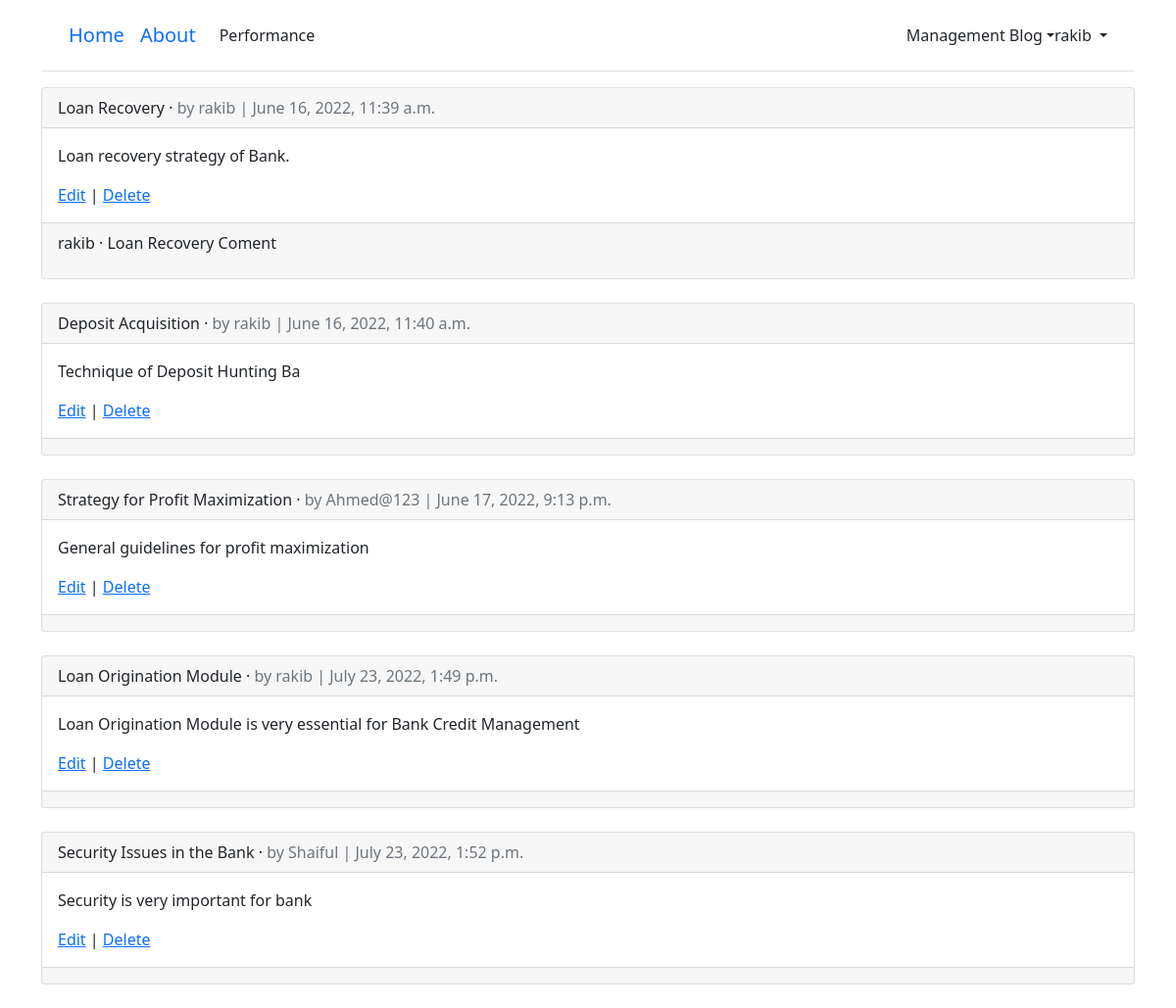
The page /articles/ (signed in) on the database its author committed.
### users/models.py (models this page shows)
class CustomUser(AbstractUser):
	age = models.PositiveIntegerField(null=True, blank=True)

### articles/models.py (models this page shows, shortened)
class Article(models.Model):
	title = models.CharField(max_length=255)
	body = models.TextField()
	date = models.DateTimeField(auto_now_add=True)
	author = models.ForeignKey(
	get_user_model(),
	on_delete=models.CASCADE,
	)

class Comment(models.Model): # new
	article = models.ForeignKey(Article,
	on_delete=models.CASCADE,
	related_name='comments', # new
	)
	comment = models.CharField(max_length=140)
	author = models.ForeignKey(
	get_user_model(),
	on_delete=models.CASCADE,
	)
	def __str__(self):
		return self.comment

### articles/views.py (the view)
# urls.py: path('', ArticleListView.as_view(), name='article_list'),
class ArticleListView(LoginRequiredMixin, ListView): # new
	model = Article
	template_name = 'article_list.html'
	login_url = 'login' # new

### templates/article_list.html (shortened to what this page needs)
{% extends 'base.html' %}
{% block content %}
{% for article in object_list %}
	<div class="card">
	<div class="card-header">
		<span class="font-weight-bold">{{ article.title }}</span> &middot;
		<span class="text-muted">by {{ article.author }} |
		{{ article.date }}</span>
	</div>
	<div class="card-body">
	<p>{{ article.body }}</p>
	<a href="{% url 'article_edit' article.pk %}">Edit</a> |
	<a href="{% url 'article_delete' article.pk %}">Delete</a>
	</div>
	<div class="card-footer">
{% for comment in article.comments.all %}
<p>
<span class="font-weight-bold">{{ comment.author }} &middot;</span>
{{ comment }}
</p>
{% endfor %}
</div>
</div>
<br />
{% endfor %}
{% endblock content %}

### templates/base.html (shortened to what this page needs)
<!DOCTYPE html>
{% load static %}
<html>
<head>
  <link href="{% static 'css/base.css' %}" rel="stylesheet">
  <link href="https://cdn.jsdelivr.net/npm/bootstrap@5.1.3/dist/css/bootstrap.min.css"
  rel="stylesheet">
</head>
<body>
  <div class="container">
    <header class="p-3 mb-3 border-bottom">
      <div class="container">
	     <div class="d-flex flex-wrap align-items-center justify-content-center
          justify-content-lg-start">
          <a class="navbar-brand" href="{% url 'home' %}">Home</a>
          <a class="navbar-brand" href="{% url 'about' %}">About</a>
		  <ul class="nav col-12 col-lg-auto me-lg-auto mb-2 justify-content-center mb-md-0">
			{% if user.is_authenticated %}
			<li><a href="{% url 'chart' %}" class="nav-link px-2 link-dark">Performance</a></li>
          </ul>
		  <a href="#" class="a-block link-dark text-decoration-none dropdown-toggle"
              id="dropdownUser1" data-bs-toggle="dropdown" aria-expanded="false">Management Blog</a>
		 <div class="dropdown text-end">
            <a href="#" class="d-block link-dark text-decoration-none dropdown-toggle"
              id="dropdownUser1" data-bs-toggle="dropdown" aria-expanded="false">
              {{ user.username }}
            </a>
          </div>
          {% else %}
          </ul>
          <div class="text-end">
            <a href="{% url 'login' %}" class="btn btn-outline-primary me-2">Log In</a>
            <a href="{% url 'signup' %}" class="btn btn-primary">Sign Up</a>
          </div>
          {% endif %}
        </div>
      </div>
    </header>
    <main>
      {% block content %}
      {% endblock content %}
    </main>
  </div>
</body>
</html>

### rows shown on the page
CustomUser: username "rakib"
Article: title "Loan Recovery", author "rakib", date "June 16, 2022, 11:39 a.m.", body "Loan recovery strategy of Bank."
Comment: author "rakib", comment "Loan Recovery Coment"
Article: title "Deposit Acquisition", author "rakib", date "June 16, 2022, 11:40 a.m.", body "Technique of Deposit Hunting Ba"
Article: title "Strategy for Profit Maximization", author "Ahmed@123", date "June 17, 2022, 9:13 p.m.", body "General guidelines for profit maximization"
Article: title "Loan Origination Module", author "rakib", date "July 23, 2022, 1:49 p.m.", body "Loan Origination Module is very essential for Bank Credit Management"
Article: title "Security Issues in the Bank", author "Shaiful", date "July 23, 2022, 1:52 p.m.", body "Security is very important for bank"
